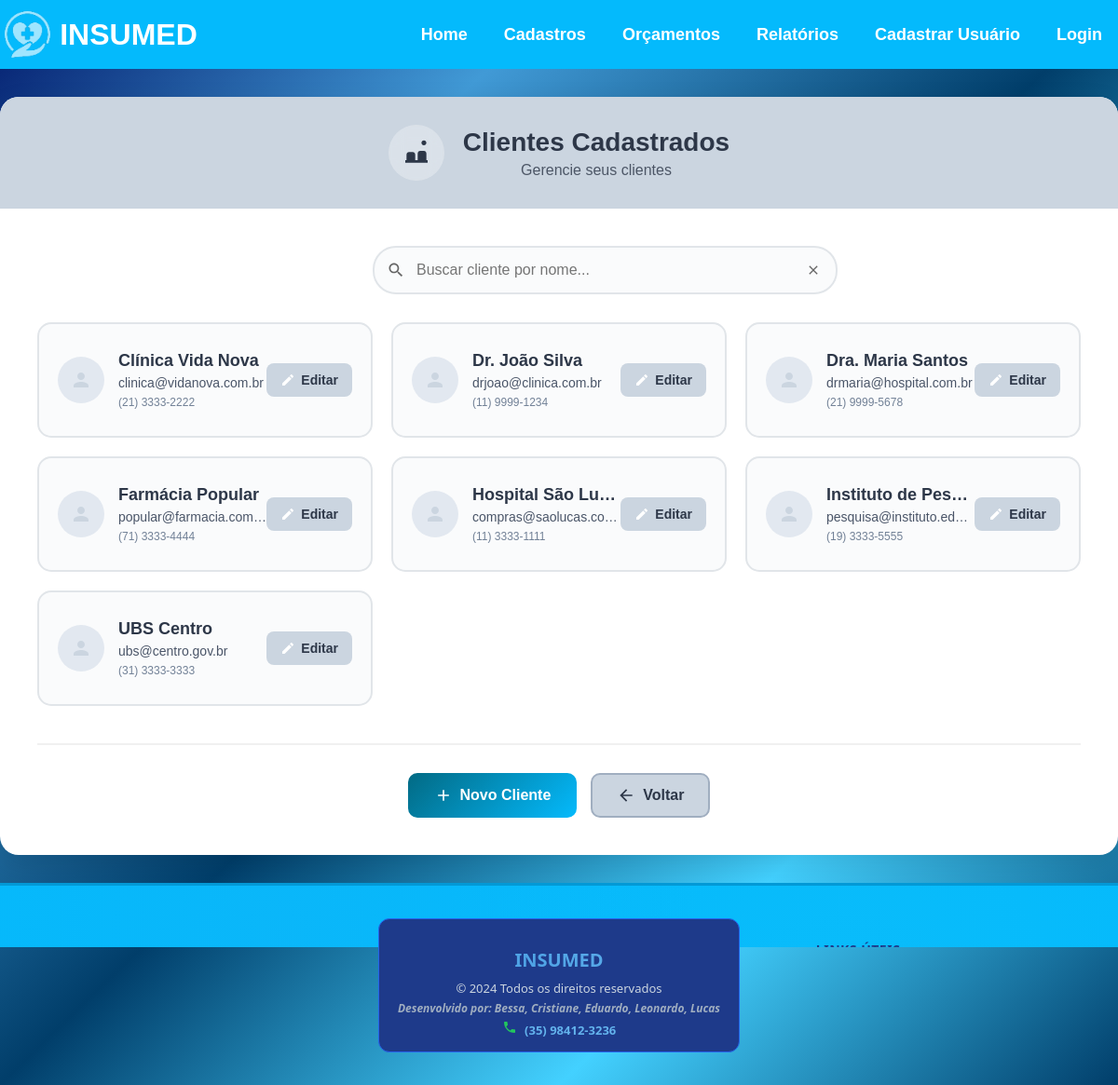
Screenshot of /clientes/lista/ with the database file from the repository.
### app/models.py (models this page shows, shortened)
class Cliente(models.Model):
    nome = models.CharField(max_length=200, unique=True)
    cpf = models.CharField(max_length=20, unique=True)  # Usar CharField pois pode conter caracteres especiais
    endereco = models.CharField(max_length=200)
    bairro = models.CharField(max_length=200)
    complemento = models.CharField(max_length=200, blank=True, null=True)  # Pode ser opcional
    data_nascimento = models.DateField()
    cidade = models.CharField(max_length=200)
    uf = models.CharField(max_length=2)
    cep = models.CharField(max_length=10)  # Também CharField por conta do formato
    email = models.EmailField(max_length=200)  # Melhor usar EmailField para validação
    telefone = models.CharField(max_length=20)

### app/views.py (the view)
# urls.py: path('clientes/lista/', views.lista_cliente, name='lista_cliente'),
def lista_cliente(request):
    filtro = request.GET.get('filtro')
    if filtro:
        clientes = Cliente.objects.filter(nome__icontains=filtro).order_by('nome')
    else:
        clientes = Cliente.objects.all().order_by('nome')
    return render(request, 'lista_cliente.html', {
        'clientes': clientes,
        'filtro': filtro
    })

### app/context_processors.py (called while the page is built)
def usuario_logado(request):
    try:
        context = {
            'usuario_logado': 'usuario_logado' in request.session,
            'admin_logado': 'admin_logado' in request.session,
            'notificacoes_count': 0
        }
        return context
    except Exception:
        return {
            'usuario_logado': False,
            'admin_logado': False,
            'notificacoes_count': 0
        }

### app/templates/lista_cliente.html (shortened to what this page needs)
{% extends 'base.html' %}
{% block content %}
<div class="lista-clientes-container">
    <div class="header-section">
        <div class="icon-title">
            <div class="icon-circle">
                <svg width="32" height="32" viewBox="0 0 24 24" fill="none">
                    <path d="M16 4c0-1.11.89-2 2-2s2 .89 2 2-.89 2-2 2-2-.89-2-2zM4 18v-4.5c0-1.1.9-2 2-2h3c1.1 0 2 .9 2 2V18h2v-5.5c0-1.1.9-2 2-2h3c1.1 0 2 .9 2 2V18h1v2H3v-2h1z" fill="#2d3748"/>
                </svg>
            </div>
            <div>
                <h1>Clientes Cadastrados</h1>
                <p>Gerencie seus clientes</p>
            </div>
        </div>
    </div>
    <div class="content-section">
        <div class="filter-section">
            <div class="search-box">
                <input type="text" id="filtroCliente" placeholder="Buscar cliente por nome...">
                <button onclick="limparFiltro()" class="clear-btn">
                    <svg width="16" height="16" viewBox="0 0 24 24" fill="none">
                        <path d="M19 6.41L17.59 5 12 10.59 6.41 5 5 6.41 10.59 12 5 17.59 6.41 19 12 13.41 17.59 19 19 17.59 13.41 12z" fill="#666"/>
                    </svg>
                </button>
            </div>
        </div>
        <div class="clientes-grid" id="listaClientes">
            {% for cliente in clientes %}
                <div class="cliente-card" data-nome="{{ cliente.nome|lower }}">
                    <div class="cliente-info">
                        <div class="cliente-avatar">
                            <svg width="24" height="24" viewBox="0 0 24 24" fill="none">
                                <path d="M12 12c2.21 0 4-1.79 4-4s-1.79-4-4-4-4 1.79-4 4 1.79 4 4 4zm0 2c-2.67 0-8 1.34-8 4v2h16v-2c0-2.66-5.33-4-8-4z" fill="#cbd5e0"/>
                            </svg>
                        </div>
                        <div class="cliente-details">
                            <h3>{{ cliente.nome }}</h3>
                            <p>{{ cliente.email }}</p>
                            <small>{{ cliente.telefone|default:"Sem telefone" }}</small>
                        </div>
                    </div>
                    <div class="cliente-actions">
                        <a href="{% url 'editar_cliente' cliente.id %}" class="btn-edit">
                            <svg width="16" height="16" viewBox="0 0 24 24" fill="none">
                                <path d="M3 17.25V21h3.75L17.81 9.94l-3.75-3.75L3 17.25zM20.71 7.04c.39-.39.39-1.02 0-1.41l-2.34-2.34c-.39-.39-1.02-.39-1.41 0l-1.83 1.83 3.75 3.75 1.83-1.83z" fill="white"/>
                            </svg>
                            Editar
                        </a>
                    </div>
                </div>
            {% endfor %}
        </div>
        <div class="actions-section">
            <a href="{% url 'clientes' %}" class="btn-primary">
                <svg width="20" height="20" viewBox="0 0 24 24" fill="none">
                    <path d="M19 13h-6v6h-2v-6H5v-2h6V5h2v6h6v2z" fill="white"/>
                </svg>
                Novo Cliente
            </a>
            <a href="{% url 'home' %}" class="btn-secondary">
                <svg width="20" height="20" viewBox="0 0 24 24" fill="none">
                    <path d="M20 11H7.83l5.59-5.59L12 4l-8 8 8 8 1.41-1.41L7.83 13H20v-2z" fill="#2d3748"/>
                </svg>
                Voltar
            </a>
        </div>
    </div>
</div>
{% endblock %}

### app/templates/base.html (shortened to what this page needs)
<!DOCTYPE html>
<html lang="pt-br">
<head>
    {% load static %}
    <link rel="stylesheet" href="{% static 'css/style.css' %}">
</head>
<body>
    <header>
        <div class="logo-header">
            <img src="{% static 'images/insumed_icon.png' %}" alt="insumed_icon">
            <h1 class="insumed">INSUMED</h1>
        </div>
        <nav class="desktop-nav">
            <ul>
                {% if admin_logado %}
                    <li><a href="{% url 'lista_suporte' %}">Suporte</a></li>
                    <li><a href="{% url 'usuarios_cadastrados' %}">Usuários Cadastrados</a></li>
                    <li><a href="{% url 'admin_logout' %}">Sair Admin</a></li>
                {% else %}
                    <li><a href="/">Home</a></li>
                    <div class="dropdown">
                        <li><a href="#" onclick="return false;">Cadastros</a></li>
                    </div>
                    <div class="dropdown">
                        <li><a href="#" onclick="return false;">Orçamentos</a></li>
                    </div>
                    <div class="dropdown">
                        <li><a href="#" onclick="return false;">Relatórios</a></li>
                    </div>
                    {% if usuario_logado %}
                        <li><a href="{% url 'minha_conta' %}">Minha Conta</a></li>
                        <li><a href="{% url 'logout' %}">Sair</a></li>
                        <li style="position: relative;">
                            <button onclick="toggleNotifications()" style="background: none; border: none; cursor: pointer; position: relative; padding: 5px;">
                                <svg width="28" height="28" viewBox="0 0 24 24" fill="none" xmlns="http://www.w3.org/2000/svg">
                                    <path d="M12 2C13.1 2 14 2.9 14 4C14 4.74 13.6 5.39 13 5.73V7C13 10.76 16.05 13.81 19.81 14H4.19C7.95 13.81 11 10.76 11 7V5.73C10.4 5.39 10 4.74 10 4C10 2.9 10.9 2 12 2ZM21 16V17H3V16L5 14V7C5 3.69 7.69 1 11 1H13C16.31 1 19 3.69 19 7V14L21 16ZM9.5 18H14.5C14.5 19.66 13.16 21 11.5 21H12.5C10.84 21 9.5 19.66 9.5 18Z" fill="white"/>
                                </svg>
                                <span id="notificationCounter" style="position: absolute; top: 0; right: 0; background: white; color: #ff0000; border-radius: 50%; min-width: 16px; height: 16px; font-size: 10px; display: none; align-items: center; justify-content: center; font-weight: bold; border: 2px solid #013e6a;">0</span>
                            </button>
                            <div id="notificationDropdown" style="display: none; position: fixed; top: 80px; right: 20px; background: white; border: 1px solid #ccc; width: 320px; padding: 15px; box-shadow: 0 2px 10px rgba(0,0,0,0.2); z-index: 99999; max-height: 400px; overflow-y: auto;">
                                <h3 style="margin: 0 0 10px 0; color: #333; text-align: center; font-size: 18px;">Notificações de Estoque</h3>
                                <div style="margin-bottom: 10px; display: flex; gap: 3px; justify-content: space-between;">
                                    <button onclick="zerarContador()" style="background: #dc3545; color: white; border: none; padding: 4px 6px; border-radius: 3px; font-size: 10px; flex: 1;">Marcar Todas como Lidas</button>
                                    <button onclick="marcarTodasNaoLidas()" style="background: #28a745; color: white; border: none; padding: 4px 6px; border-radius: 3px; font-size: 10px; flex: 1;">Marcar como Não Lidas</button>
                                    <button onclick="descartarTodas()" style="background: #6c757d; color: white; border: none; padding: 4px 6px; border-radius: 3px; font-size: 10px; flex: 1;">Descartar Todas</button>
                                </div>
                                <div id="notificationContent">
                                    <div style="text-align: center; padding: 20px; color: #666;">Carregando...</div>
                                </div>
                            </div>
                        </li>
                    {% else %}
                        <li><a href="{% url 'cadastrar_usuario' %}">Cadastrar Usuário</a></li>
                        <li><a href="{% url 'login' %}">Login</a></li>
                    {% endif %}
                {% endif %}
            </ul>
        </nav>
    </header>
    <main>
        {% block content %}
        {% endblock %}
    </main>
    <footer class="footer-premium">
        <div class="footer-container">
            <div class="social-section">
                <h3 class="footer-title">Redes Sociais</h3>
                <div class="social-links">
                    <a href="https://wa.me/5535997548034" target="_blank" class="social-link" title="WhatsApp">
                        <img src="{% static 'images/whatsapp.svg' %}" alt="WhatsApp">
                    </a>
                    <a href="https://instagram.com/insumed" target="_blank" class="social-link" title="Instagram">
                        <img src="{% static 'images/instagram.svg' %}" alt="Instagram">
                    </a>
                    <a href="https://facebook.com/insumed" target="_blank" class="social-link" title="Facebook">
                        <img src="{% static 'images/facebook.svg' %}" alt="Facebook">
                    </a>
                </div>
            </div>
            <div class="info-section">
                <div class="company-info">
                    <h3>INSUMED</h3>
                    <p class="copyright">© 2024 Todos os direitos reservados</p>
                    <p class="developers">Desenvolvido por: Bessa, Cristiane, Eduardo, Leonardo, Lucas</p>
                    <p class="phone"> (35) 98412-3236</p>
                </div>
            </div>
            {% if not admin_logado %}
            <div class="links-section">
                <h3 class="footer-title">Links Úteis</h3>
                <div class="quick-links">
                    <a href="{% url 'sobre_nos' %}" class="footer-link" style="color: greenyellow;">Sobre Nós</a>
                    <a href="{% url 'criar_suporte' %}" class="footer-link" style="color: greenyellow;">Contato</a>
                </div>
            </div>
            {% endif %}
        </div>
    </footer>
</body>
</html>

### static/css/style.css (style rules this page uses)
body { margin: 0; font-family: Arial, sans-serif; background-image: linear-gradient(to left top, #013e6a ,#43d1ff , #013e6a ,#419ad6, #01186a); background-repeat: no-repeat; background-size: cover; background-attachment: fixed; display: flex; flex-direction: column; min-height: 100vh; }
header { background-color: #04bafc; width: 100%; display: flex; justify-content: space-between; align-items: center; padding: 12px 20px; box-sizing: border-box; overflow: visible; }
@media screen and (max-width: 1400px) { header { width: 100vw !important; padding: 12px 5px !important; box-sizing: border-box !important; margin: 0 !important; position: relative !important; left: 0 !important; right: 0 !important; } }
header img { height: 50px; width: auto; margin-right: 10px; }
.insumed { font-family:Verdana, Geneva, Tahoma, sans-serif; font-size: 2em; color: white; margin: 0; flex-shrink: 0; }
.logo-header { display: flex; align-items: center; }
nav { overflow: visible; }
nav ul { list-style: none; margin: 0; padding: 0; display: flex; gap: 15px; white-space: nowrap; }
nav ul li a { text-decoration: none; color: white; font-weight: bold; padding: 8px 12px; border-radius: 4px; transition: background-color 0.3s ease; }
main { flex: 1; }
footer { color: white; font-family: 'Segoe UI', Tahoma, Geneva, Verdana, sans-serif; font-weight: bold; display: flex; justify-content: space-between; flex-wrap: wrap; padding: 15px 20px; width: 100%; box-sizing: border-box; margin-top: auto; }
footer a { color: #4fc3f7; text-decoration: none; transition: color 0.3s ease; }
footer p { margin: 5px 3px; font-size: 1.2em; }
.btn-primary { background: #007bff; color: white; padding: 10px 20px; border: none; border-radius: 8px; cursor: pointer; font-weight: bold; }
footer { font-size: 16px !important; }
nav ul li a { font-size: 18px !important; }
.dropdown { position: relative; display: inline-block; }

### rows the page displays
Cliente: nome "Clínica Vida Nova", email "clinica@vidanova.com.br", telefone "(21) 3333-2222"
Cliente: nome "Dr. João Silva", email "drjoao@clinica.com.br", telefone "(11) 9999-1234"
Cliente: nome "Dra. Maria Santos", email "drmaria@hospital.com.br", telefone "(21) 9999-5678"
Cliente: nome "Farmácia Popular", email "popular@farmacia.com…", telefone "(71) 3333-4444"
Cliente: nome "Hospital São Lu…", email "compras@saolucas.co…", telefone "(11) 3333-1111"
Cliente: nome "Instituto de Pes…", email "pesquisa@instituto.ed…", telefone "(19) 3333-5555"
Cliente: nome "UBS Centro", email "ubs@centro.gov.br", telefone "(31) 3333-3333"
